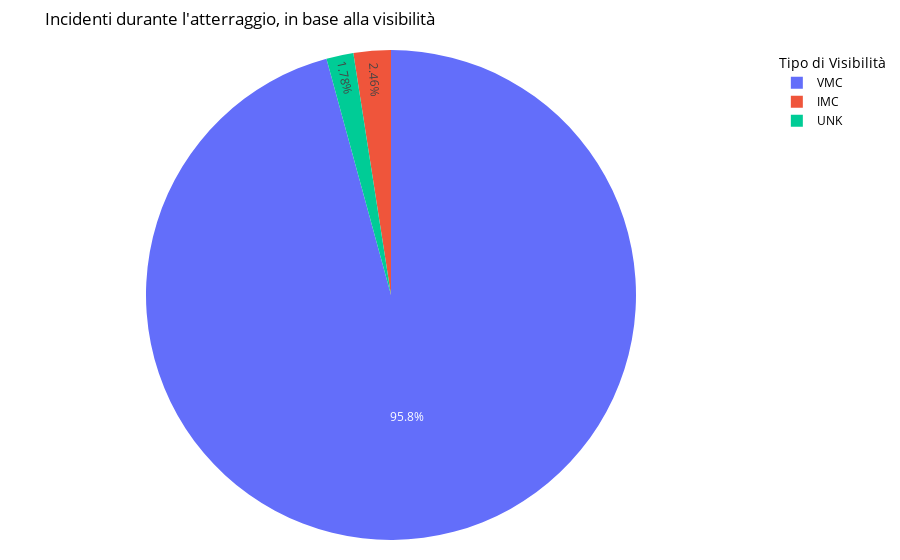

The code cell stored with this chart in its notebook:
### Markdown cell above
<h3>6. Percentuale di incidenti durante l'atterraggio, in base alla visibilità</h3>
<p>In questo grafico si analizza la visibilità presente negli incidenti verificatisi in fase di <strong>landing</strong>.</p>
<h4>Osservazioni:</h4>
<p>Nel settore avionico la visibilità in fase di volo puó essere di due tipi:</p>
<ul>
    <li><strong>VMC:</strong> visual meteorological conditions, cioè quando il volo si svolge con ottima o buona visibilitá, avvalendosi della vista del pilota/i;
    <li><strong>IMC:</strong> instrumenta meteorological conditions, cioè quando il volo si svolge affidandosi soltanto alla guida degli strumenti di navigazioni, a causa di condizioni meteo avverse.
</ul>
<p>In <strong>UNK</strong> sono stati riportati i dati della quale non era disponibile una voce di visibilità.</p>

<p>Si nota come la maggior parte degli incidenti si verifica in condizione VMC, quindi con visibilità buona data da condizioni meteo ottimali. Per poter comprendere questo dato, è utile sapere che negli Stati Uniti soltanto 4 Stati hanno in media meno del 50% di <a href="https://www.currentresults.com/Weather/US/average-annual-state-sunshine.php">giornate soleggiate</a>.</p>
<h4>Grafico:</h4>

### Code cell
conditions = aviation_slim[(aviation_slim['Phase'] == 'LANDING')].copy()
conditions = conditions.groupby(['Phase','Weather.Condition']).Phase.count().reset_index(name="count")


fig = go.Figure(data=[go.Pie(labels=conditions['Weather.Condition'], values=conditions['count'])])
fig.update_layout(margin=dict(t=50, b=20, l=20, r=20))
fig.update_layout(
    title="Incidenti durante l'atterraggio, in base alla visibilità",
    legend_title="Tipo di Visibilità",
    font=dict(
        size=12,
        color="Black"
    )

)
fig.show()

### Figure 1 — Plotly figure (JSON) as saved in the notebook; plotly's stock layout.template omitted (floating-point values rounded to 4 significant figures)
{"data": [{"labels": ["IMC", "UNK", "VMC"], "type": "pie", "values": [513, 372, 19972]}], "layout": {"autosize": true, "font": {"color": "Black", "size": 12}, "legend": {"title": {"text": "Tipo di Visibilità"}}, "margin": {"b": 20, "l": 20, "r": 20, "t": 50}, "title": {"text": "Incidenti durante l'atterraggio, in base alla visibilità"}}}
